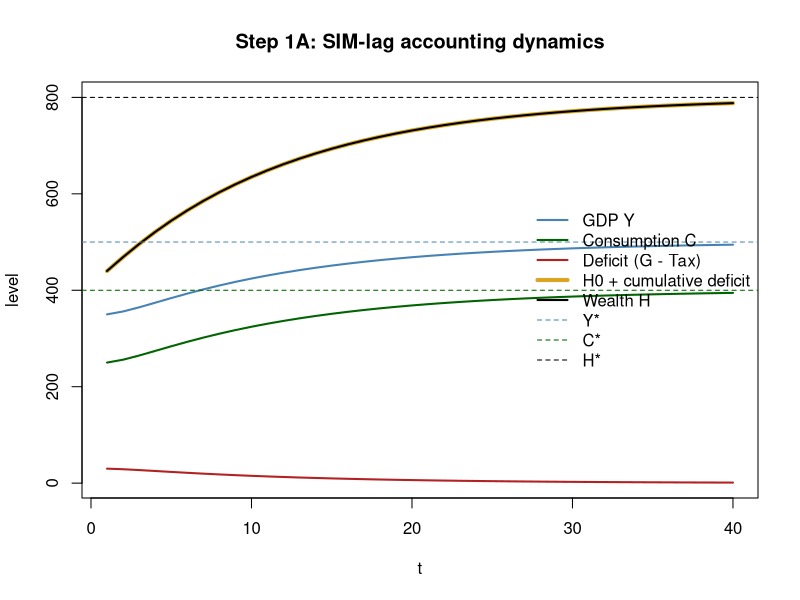
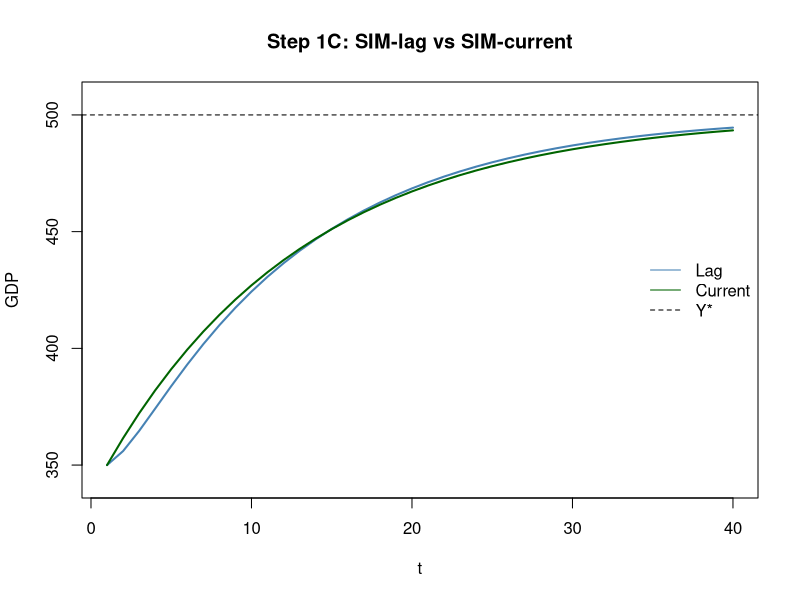
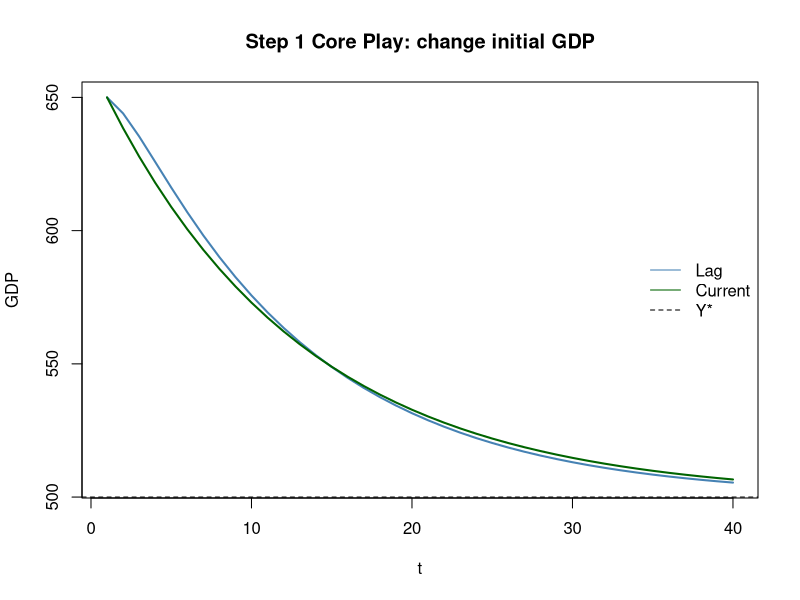
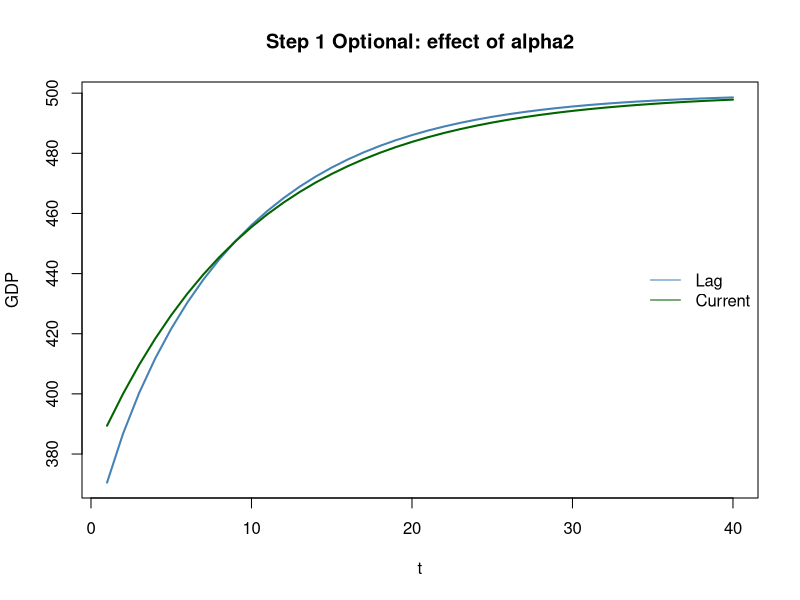

Generate these figures, in order, with R:
## ---- chunk 1
required_packages <- c("jsonlite", "ggplot2")
missing_packages <- required_packages[!vapply(required_packages, requireNamespace, logical(1), quietly = TRUE)]
if (length(missing_packages) > 0) {
  stop("Missing package(s): ", paste(missing_packages, collapse = ", "), call. = FALSE)
}
## ---- chunk 2
simulate_sim_lag <- function(T = 20, G = 100, theta = 0.2, alpha1 = 0.6, alpha2 = 0.2, Y0 = 80, H0 = 300) {
  out <- data.frame(t = seq_len(T), Y = NA_real_, T_tax = NA_real_, YD = NA_real_, C = NA_real_, H = NA_real_)
  YD_prev <- (1 - theta) * Y0
  H_prev <- H0
  for (tt in seq_len(T)) {
    C_t <- alpha1 * YD_prev + alpha2 * H_prev
    Y_t <- C_t + G
    T_t <- theta * Y_t
    YD_t <- Y_t - T_t
    H_t <- H_prev + YD_t - C_t
    out[tt, c("Y", "T_tax", "YD", "C", "H")] <- c(Y_t, T_t, YD_t, C_t, H_t)
    YD_prev <- YD_t
    H_prev <- H_t
  }
  out
}
## ---- chunk 3
T_h <- 40 # time horizon
G <- 100  # government spending per year
theta <- 0.2 # tax rate
alpha1 <- 0.6 # fraction consumption out of income
alpha2 <- 0.2 # fraction consumption out of wealth
# fixed points for GDP and wealth
Y_star <- G / theta
C_star <- (1 - theta) * Y_star
H_star <- ((1 - alpha1) * (1 - theta) * Y_star) / alpha2

# setting Y0 below the fixed point, try above the fixed point as well!
Y0 <- 0.7 * Y_star
#Y0 <- 1.3 * Y_star

# set H0 consistent with Y0, try something else, e.g. 0.0 as well!
H0 <- (Y0 * (1 - alpha1 * (1 - theta)) - G) / alpha2
#H0 <- 0.0

# also define above-fixed-point initial values for comparison plots
lag <- simulate_sim_lag(T = T_h, G = G, theta = theta, alpha1 = alpha1, alpha2 = alpha2, Y0 = Y0, H0 = H0)
lag$DEF <- G - lag$T_tax
lag$H_from_DEF <- H0 + cumsum(lag$DEF)
## ---- chunk 4
y_all <- c(lag$Y, lag$C, lag$H, lag$H_from_DEF, lag$DEF, Y_star, C_star, H_star)
plot(lag$t, lag$Y, type = "l", lwd = 2, col = "steelblue",
     ylim = range(y_all, na.rm = TRUE),
     xlab = "t", ylab = "level", main = "Step 1A: SIM-lag accounting dynamics")
lines(lag$t, lag$C, lwd = 2, col = "darkgreen")
lines(lag$t, lag$DEF, lwd = 2, col = "firebrick")
lines(lag$t, lag$H_from_DEF, lwd = 4, col = "goldenrod")
lines(lag$t, lag$H, lwd = 2, col = "black")
abline(h = Y_star, lty = 2, col = "steelblue")
abline(h = C_star, lty = 2, col = "darkgreen")
abline(h = H_star, lty = 2, col = "black")
legend("right",
       legend = c("GDP Y", "Consumption C", "Deficit (G - Tax)", "H0 + cumulative deficit", "Wealth H", "Y*", "C*", "H*"),
       col = c("steelblue", "darkgreen", "firebrick", "goldenrod", "black", "steelblue", "darkgreen", "black"),
       lty = c(1, 1, 1, 1, 1, 2, 2, 2), lwd = c(2, 2, 2, 4, 2, 1, 1, 1), bty = "n")
## ---- chunk 5
simulate_sim_current_fp <- function(T = 20, G = 100, theta = 0.2, alpha1 = 0.6, alpha2 = 0.2,
                                    Y0 = 80, H0 = 300, fp_tol = 1e-10, fp_max = 200) {
  out <- data.frame(t = seq_len(T), Y = NA_real_, T_tax = NA_real_, YD = NA_real_, C = NA_real_, H = NA_real_)
  H_prev <- H0
  C_prev <- Y0 - G
  for (tt in seq_len(T)) {
    C_guess <- C_prev
    n_iter <- 0L
    repeat {
      n_iter <- n_iter + 1L
      Y_t <- C_guess + G
      T_t <- theta * Y_t
      YD_t <- Y_t - T_t
      C_new <- alpha1 * YD_t + alpha2 * H_prev
      if (abs(C_new - C_guess) < fp_tol || n_iter >= fp_max) break
      C_guess <- C_new
    }
    C_t <- C_new
    Y_t <- C_t + G
    T_t <- theta * Y_t
    YD_t <- Y_t - T_t
    H_t <- H_prev + YD_t - C_t
    out[tt, c("Y", "T_tax", "YD", "C", "H")] <- c(Y_t, T_t, YD_t, C_t, H_t)
    H_prev <- H_t
    C_prev <- C_t
  }
  out
}
## ---- chunk 6
lag <- simulate_sim_lag(T = T_h, G = G, theta = theta, alpha1 = alpha1, alpha2 = alpha2, Y0 = Y0, H0 = H0)
cur <- simulate_sim_current_fp(T = T_h, G = G, theta = theta, alpha1 = alpha1, alpha2 = alpha2, Y0 = Y0, H0 = H0)

yr <- range(c(lag$Y, cur$Y, Y_star), na.rm = TRUE)
pad <- 0.05 * diff(yr); if (!is.finite(pad) || pad <= 0) pad <- 1
plot(lag$t, lag$Y, type = "l", lwd = 2, col = "steelblue",
     ylim = c(yr[1] - pad, yr[2] + pad),
     xlab = "t", ylab = "GDP", main = "Step 1C: SIM-lag vs SIM-current")
lines(cur$t, cur$Y, lwd = 2, col = "darkgreen")
abline(h = Y_star, lty = 2)
legend("right", legend = c("Lag", "Current", "Y*"),
       col = c("steelblue", "darkgreen", "black"),
       lty = c(1, 1, 2), bty = "n")
## ---- chunk 7
Y0_play <- 1.3 * Y_star  # @exercise[id=step1_y0;kind=core;question_expr=1.3 * Y_star;prompt="Change initial GDP and compare convergence (below/above/equal to fixed point)";hint="Try 0.7*Y_star, 1.0*Y_star, 1.3*Y_star"]
H0_play <- (Y0_play * (1 - alpha1 * (1 - theta)) - G) / alpha2

lag_play <- simulate_sim_lag(T = T_h, G = G, theta = theta, alpha1 = alpha1, alpha2 = alpha2, Y0 = Y0_play, H0 = H0_play)
cur_play <- simulate_sim_current_fp(T = T_h, G = G, theta = theta, alpha1 = alpha1, alpha2 = alpha2, Y0 = Y0_play, H0 = H0_play)

plot(lag_play$t, lag_play$Y, type = "l", lwd = 2, col = "steelblue",
     xlab = "t", ylab = "GDP", main = "Step 1 Core Play: change initial GDP")
lines(cur_play$t, cur_play$Y, lwd = 2, col = "darkgreen")
abline(h = Y_star, lty = 2)
legend("right", legend = c("Lag", "Current", "Y*"),
       col = c("steelblue", "darkgreen", "black"),
       lty = c(1, 1, 2), bty = "n")
## ---- chunk 8
alpha2_play <- 0.25  # @exercise[id=step1_alpha2;kind=optional;question_expr=0.1;prompt="Change alpha2 and compare speed of convergence";hint="Lower alpha2 usually slows wealth-driven demand"]

lag_opt <- simulate_sim_lag(T = T_h, G = G, theta = theta, alpha1 = alpha1, alpha2 = alpha2_play, Y0 = Y0, H0 = H0)
cur_opt <- simulate_sim_current_fp(T = T_h, G = G, theta = theta, alpha1 = alpha1, alpha2 = alpha2_play, Y0 = Y0, H0 = H0)

plot(lag_opt$t, lag_opt$Y, type = "l", lwd = 2, col = "steelblue",
     xlab = "t", ylab = "GDP", main = "Step 1 Optional: effect of alpha2")
lines(cur_opt$t, cur_opt$Y, lwd = 2, col = "darkgreen")
legend("right", legend = c("Lag", "Current"), col = c("steelblue", "darkgreen"), lty = 1, bty = "n")
